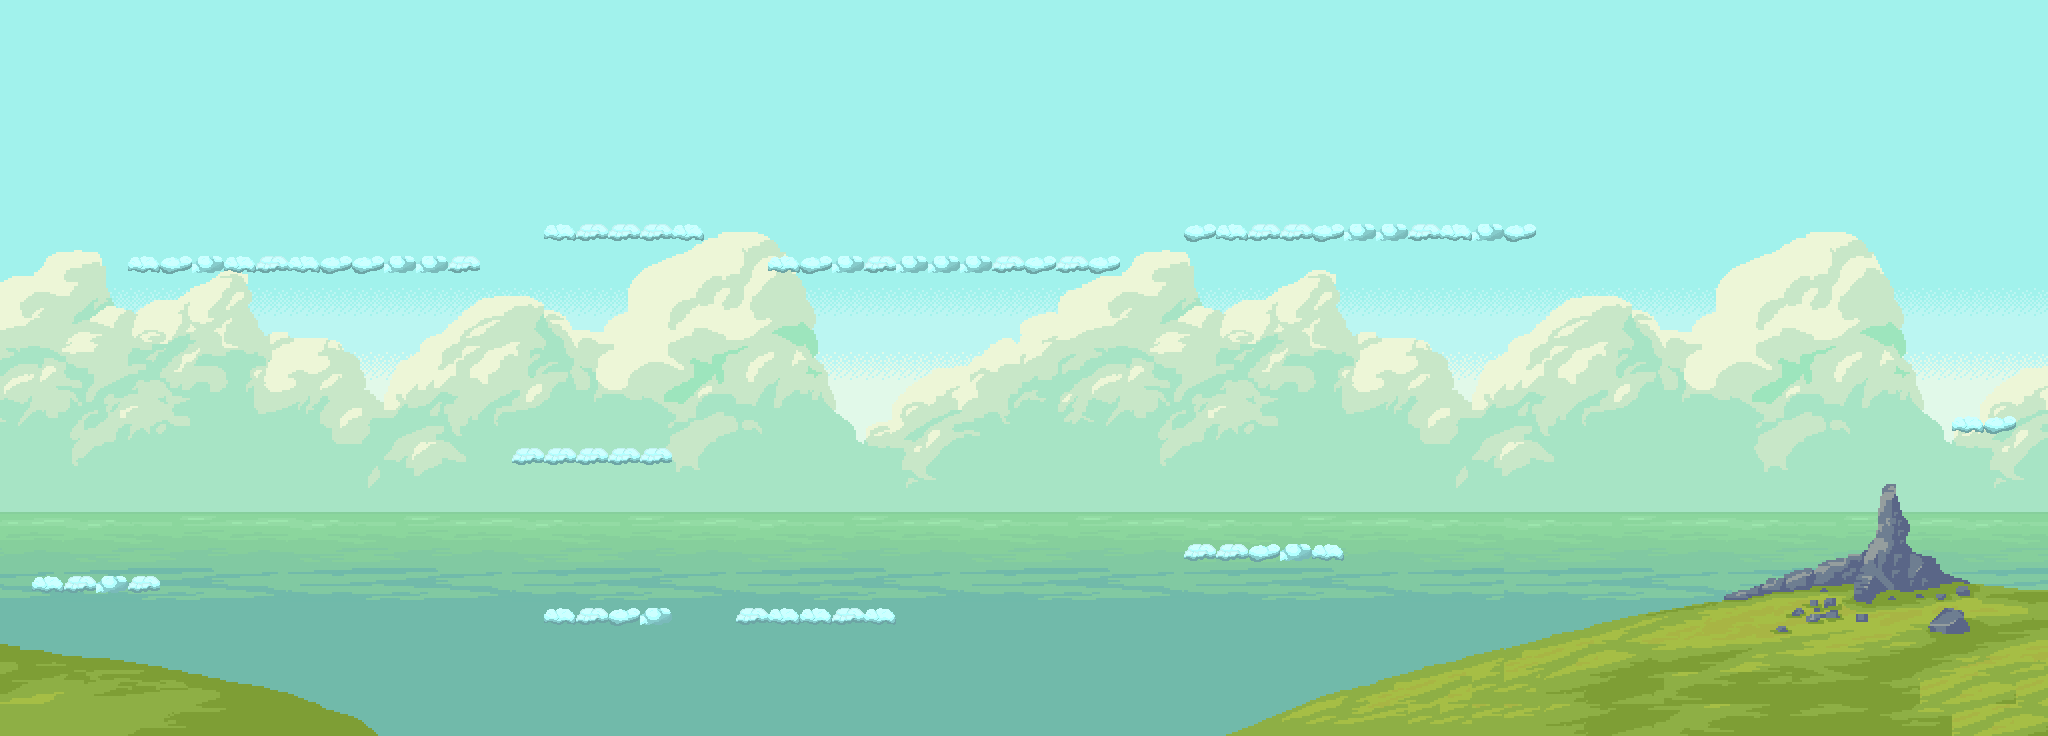

This game map was drawn from its Tiled (.tmx) file and the tilesets committed beside it. A one-line description and the trimmed map source follow:
An orthogonal 64x23 tile map with 32x32 px tiles, 2 tile layers (background, tuiles), 2 tilesets and 53 objects (22x unstableFloor, 10x Sol, 8x coin, 3x trap, 3x Skeleton, ...).

<map version="1.9" tiledversion="1.9.2" orientation="orthogonal" renderorder="right-down" width="64" height="23" tilewidth="32" tileheight="32" infinite="0" nextlayerid="23" nextobjectid="341">
 <tileset firstgid="1" name="SEA-BG-1" tilewidth="32" tileheight="32" tilecount="2983" columns="157">
  <image source="../images/levels/bg/SEA-BG-1.png" width="5024" height="608" />
 </tileset>
 <tileset firstgid="2984" name="clouds" tilewidth="32" tileheight="32" tilecount="4" columns="2">
  <image source="../images/levels/visualAssets/clouds.png" width="64" height="64" />
 </tileset>
 <layer id="1" name="background" width="64" height="23">
  <data>[1472 cells, 1472 non-empty, 1233 distinct tile ids]</data>
 </layer>
 <layer id="6" name="tuiles" width="64" height="23">
  <data>[1472 cells, 63 non-empty, 4 distinct tile ids]</data>
 </layer>
 <objectgroup id="17" name="coins">
  <object id="285" name="coin" x="400" y="208">
   <point />
  </object>
  <object id="286" name="coin" x="400" y="176">
   <point />
  </object>
  <object id="287" name="coin" x="400" y="240">
   <point />
  </object>
  <object id="294" name="coin" x="80" y="304">
   <point />
  </object>
  <object id="296" name="coin" x="80" y="336">
   <point />
  </object>
  <object id="312" name="coin" x="944" y="208">
   <point />
  </object>
  <object id="315" name="coin" x="1664" y="320">
   <point />
  </object>
  <object id="316" name="coin" x="1664" y="352">
   <point />
  </object>
 </objectgroup>
 <objectgroup id="18" name="traps">
  <object id="303" name="trap" x="1296" y="544">
   <point />
  </object>
  <object id="309" name="trap" x="1008" y="256">
   <point />
  </object>
  <object id="311" name="trap" x="880" y="256">
   <point />
  </object>
 </objectgroup>
 <objectgroup id="7" name="ground">
  <object id="90" name="Sol" x="32" y="576" width="128" height="32" />
  <object id="279" name="Sol" x="512" y="448" width="160" height="32" />
  <object id="283" name="Sol" x="128" y="256" width="352" height="32" />
  <object id="288" name="Sol" x="544" y="224" width="160" height="32" />
  <object id="297" name="Sol" x="544" y="608" width="128" height="32" />
  <object id="298" name="Sol" x="736" y="608" width="160" height="32" />
  <object id="302" name="Sol" x="1184" y="544" width="160" height="32" />
  <object id="307" name="Sol" x="1952" y="416" width="64" height="32" />
  <object id="308" name="Sol" x="768" y="256" width="352" height="32" />
  <object id="313" name="Sol" x="1184" y="224" width="352" height="32" />
  <object id="339" name="Wall" x="0" y="0" width="32" height="736" />
  <object id="340" name="Wall" x="2016" y="0" width="32" height="736" />
 </objectgroup>
 <objectgroup id="21" name="upwardTeleport">
  <object id="281" x="400" y="544" width="16" height="64">
   <properties>
    <property name="upLevel" type="float" value="12" />
   </properties>
  </object>
 </objectgroup>
 <objectgroup id="11" name="barrels" />
 <objectgroup id="13" name="unstableFloors">
  <object id="260" name="unstableFloor" x="352" y="480" width="32" height="32" />
  <object id="262" name="unstableFloor" x="224" y="512" width="32" height="32" />
  <object id="317" name="unstableFloor" x="256" y="512" width="32" height="32" />
  <object id="318" name="unstableFloor" x="384" y="480" width="32" height="32" />
  <object id="319" name="unstableFloor" x="416" y="480" width="32" height="32" />
  <object id="321" name="unstableFloor" x="960" y="576" width="32" height="32" />
  <object id="322" name="unstableFloor" x="992" y="576" width="32" height="32" />
  <object id="323" name="unstableFloor" x="1024" y="576" width="32" height="32" />
  <object id="324" name="unstableFloor" x="1056" y="576" width="32" height="32" />
  <object id="325" name="unstableFloor" x="1088" y="576" width="32" height="32" />
  <object id="327" name="unstableFloor" x="1408" y="512" width="32" height="32" />
  <object id="328" name="unstableFloor" x="1440" y="512" width="32" height="32" />
  <object id="329" name="unstableFloor" x="1472" y="512" width="32" height="32" />
  <object id="330" name="unstableFloor" x="1504" y="512" width="32" height="32" />
  <object id="331" name="unstableFloor" x="1600" y="480" width="32" height="32" />
  <object id="332" name="unstableFloor" x="1632" y="480" width="32" height="32" />
  <object id="333" name="unstableFloor" x="1664" y="480" width="32" height="32" />
  <object id="334" name="unstableFloor" x="1696" y="480" width="32" height="32" />
  <object id="335" name="unstableFloor" x="1792" y="448" width="32" height="32" />
  <object id="336" name="unstableFloor" x="1824" y="448" width="32" height="32" />
  <object id="337" name="unstableFloor" x="1856" y="448" width="32" height="32" />
  <object id="338" name="unstableFloor" x="1888" y="448" width="32" height="32" />
 </objectgroup>
 <objectgroup id="22" name="skeleton">
  <object id="293" name="Skeleton" x="208" y="256">
   <point />
  </object>
  <object id="299" name="Skeleton" x="576" y="608">
   <point />
  </object>
  <object id="314" name="Skeleton" x="1360" y="224">
   <point />
  </object>
 </objectgroup>
 <objectgroup id="14" name="bat">
  <object id="289" name="bat" x="624" y="208">
   <point />
  </object>
 </objectgroup>
 <objectgroup id="14" name="playerspawnpoint">
  <object id="121" name="Joueur" x="80" y="512">
   <point />
  </object>
 </objectgroup>
 <objectgroup id="19" name="void">
  <object id="276" x="0" y="720" width="2048" height="16" />
 </objectgroup>
 <objectgroup id="15" name="nextLevelDoor">
  <object id="123" name="nextLevelDoor" x="2000" y="352" width="16" height="64" />
 </objectgroup>
 <objectgroup id="16" name="teleporters" />
</map>
